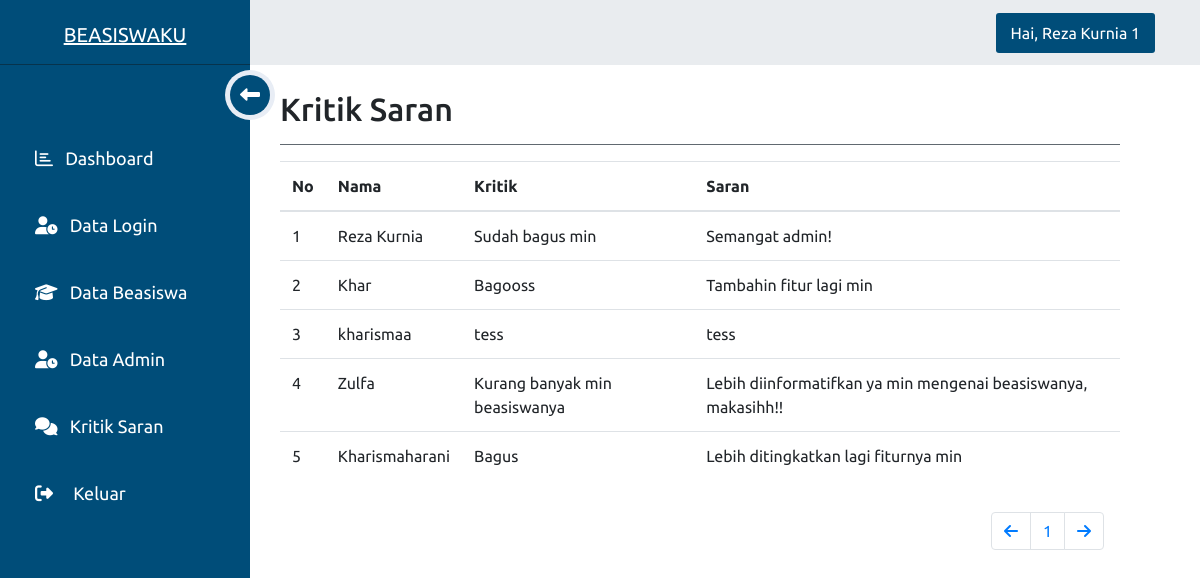
Screenshot of /Dashboard/kritiksaran.php (signed in) with the database file from the repository.
### tables this page shows
CREATE TABLE `user` (
  `id` int(11) NOT NULL,
  `nama` varchar(100) NOT NULL,
  `username` varchar(100) NOT NULL,
  `password` varchar(100) NOT NULL,
  `email` varchar(50) NOT NULL,
  `nim` text NOT NULL,
  `hakakses` varchar(100) NOT NULL,
  `foto` varchar(5000) NOT NULL
);

CREATE TABLE `kritiksaran` (
  `id` int(11) NOT NULL,
  `nama` varchar(100) NOT NULL,
  `kritik` text NOT NULL,
  `saran` text NOT NULL,
  `rating` varchar(10) NOT NULL
);

### Dashboard/kritiksaran.php (the view, shortened to what this page needs)
<?php
include('koneksi.php');
?>
<!DOCTYPE html>
<html lang="en">
<head>
	<link rel="stylesheet" href="asset/css/style.css">
	<link rel="stylesheet" href="https://cdn.jsdelivr.net/npm/bootstrap@4.5.3/dist/css/bootstrap.min.css">
</head>
<body>
	<div class="wrapper">
		<div class="top_navbar">
			<div class="logo">
				<a href="#">BEASISWAKU</a>
			</div>
			<div class="top_menu">
				<div class="right_info">
					<?php
					$tampilPeg    = mysqli_query($koneksi, "SELECT * FROM user WHERE username='$_SESSION[username]'");
					$peg    = mysqli_fetch_array($tampilPeg);
					?>
					<div class="icon_wrap">
						<div class="icon">
							<a>Hai, <?= $peg['nama'] ?></a>
						</div>
					</div>
				</div>
			</div>
		</div>
		<div class="main_body">
			<div class="sidebar_menu">
				<div class="inner__sidebar_menu">
					<ul>
						<li>
							<a href="wp-admin.php">
								<span class="icon"><i class="far fa-chart-bar"></i></span>
								<span class="list">Dashboard</span>
							</a>
						</li>
						<li>
							<a href="datalogin.php">
								<span class="icon"><i class="fas fa-user-clock"></i></span>
								<span class="list">Data Login</span>
							</a>
						</li>
						<li>
							<a href="databeasiswa.php">
								<span class="icon"><i class="fas fa-graduation-cap"></i></span>
								<span class="list">Data Beasiswa</span>
							</a>
						</li>
						<li>
							<a href="dataadmin.php">
								<span class="icon"><i class="fas fa-user-clock"></i></span>
								<span class="list">Data Admin</span>
							</a>
						</li>
						<li>
							<a href="kritiksaran.php">
								<span class="icon"><i class="fas fa-comments"></i></span>
								<span class="list">Kritik Saran</span>
							</a>
						</li>
						<li>
							<a href="../logout.php">
								<span class="icon"><i class="fas fa-sign-out-alt mr-2"></i></span>
								<span class="list">Keluar</span>
							</a>
						</li>
					</ul>
					<div class="hamburger">
						<div class="inner_hamburger">
							<span class="arrow">
								<i class="fas fa-long-arrow-alt-left"></i>
							</span>
						</div>
					</div>
				</div>
			</div>
			<div class="container">
				<div class="col-md-12">
					<h2>
						Kritik Saran
					</h2>
					<hr class=bg-secondary>
					<table class="table">
						<thead>
							<tr>
								<th>No</th>
								<th>Nama</th>
								<th>Kritik</th>
								<th>Saran</th>
							</tr>
						</thead>
						<tbody>
							<?php
							include('koneksi.php');
							$batas = 5;
							$halaman = isset($_GET['hal']) ? (int)$_GET['hal'] : 1;
							$halaman_awal = ($halaman > 1) ? ($halaman * $batas) - $batas : 0;
							$previous = $halaman - 1;
							$next = $halaman + 1;
							$data = mysqli_query($koneksi, "select * from beasiswa");
							$jumlah_data = mysqli_num_rows($data);
							$total_halaman = ceil($jumlah_data / $batas);
							$query = "SELECT * FROM kritiksaran ORDER BY id DESC limit $halaman_awal, $batas";
							$result = mysqli_query($koneksi, $query);
							$no = 1;
							while ($row = mysqli_fetch_assoc($result)) {
							?>
								<tr>
									<td><?php echo $no; ?></td>
									<td><?php echo $row['nama']; ?></td>
									<td><?php echo $row['kritik']; ?></td>
									<td><?php echo $row['saran']; ?></td>
								</tr>
							<?php
								$no++;
							}
							?>
						</tbody>
					</table>
					<nav aria-label="...">
						<ul class="pagination justify-content-end p-3">
							<li class="page-item">
								<a class="page-link" <?php if ($halaman > 1) {
															echo "href='?hal=$previous'";
														} ?>><i class="fas fa-arrow-left"></i></a>
							</li>
							<?php
							for ($x = 1; $x <= $total_halaman; $x++) {
							?>
								<li class="page-item"><a class="page-link" href="?hal=<?php echo $x ?>"><?php echo $x; ?></a></li>
							<?php
							}
							?>
							<li class="page-item">
								<a class="page-link" <?php if ($halaman < $total_halaman) {
															echo "href='?hal=$next'";
														} ?>><i class="fas fa-arrow-right"></i></a>
							</li>
						</ul>
					</nav>
				</div>
			</div>
		</div>
	</div>
</body>
</html>

### Dashboard/asset/css/style.css (style rules this page uses)
* { margin: 0; padding: 0; list-style: none; font-family: 'Ubuntu', sans-serif; box-sizing: border-box; text-decoration: none; }
body { background: #e8edf5; width: 100%; height: 100%; }
.wrapper .top_navbar { width: 100%; height: 65px; display: flex; position: fixed; top: 0; }
.wrapper .top_navbar .logo { width: 250px; height: 100%; background: #004d79; border-bottom: 1px solid #07334c; }
.wrapper .top_navbar .logo a { display: block; text-align: center; font-size: 20px; color: #fff; padding: 20px 0; }
.wrapper .top_navbar .top_menu { width: calc(100% - 250px); height: 100%; background: #e9ecef; z-index: 1; padding: 0 40px; display: flex; justify-content: space-between; align-items: center; }
.wrapper .top_navbar .right_info { display: flex; }
.wrapper .top_navbar .right_info .icon_wrap { padding: 8px 15px; border-radius: 3px; background: #004d79; color: #fff; margin: 0 5px; cursor: pointer; }
.main_body .sidebar_menu { position: fixed; top: 65px; left: 0; background: #004d79; width: 250px; height: 100%; transition: all 0.3s linear; }
.main_body .sidebar_menu .inner__sidebar_menu { position: relative; padding-top: 60px; }
.main_body .sidebar_menu ul li a { color: #fff; font-size: 18px; padding: 20px 35px; display: block; white-space: nowrap; }
.main_body .sidebar_menu ul li a .icon { margin-right: 8px; }
.main_body .sidebar_menu ul li a span { display: inline-block; }
.main_body .sidebar_menu .hamburger { position: absolute; top: 5px; right: -25px; width: 50px; height: 50px; background: #e8edf5; border-radius: 50%; cursor: pointer; }
.main_body .sidebar_menu .inner_hamburger, .main_body .sidebar_menu .hamburger .arrow { position: absolute; top: 50%; left: 50%; transform: translate(-50%,-50%); }
.main_body .sidebar_menu .inner_hamburger { width: 40px; border-radius: 50%; height: 40px; background: #004d79; }
.main_body .sidebar_menu .hamburger .arrow { color: #fff; font-size: 20px; }
.main_body .container { width: calc(100% - 250px); margin-top: 65px; margin-left: 225px; padding: 25px 40px; transition: all 0.3s linear; }

### rows the page displays
user: nama "Reza Kurnia 1"
kritiksaran: nama "Reza Kurnia", kritik "Sudah bagus min", saran "Semangat admin!"
kritiksaran: nama "Khar", kritik "Bagooss", saran "Tambahin fitur lagi min"
kritiksaran: nama "kharismaa", kritik "tess", saran "tess"
kritiksaran: nama "Zulfa", kritik "Kurang banyak min beasiswanya", saran "Lebih diinformatifkan ya min mengenai beasiswanya, makasihh!!"
kritiksaran: nama "Kharismaharani", kritik "Bagus", saran "Lebih ditingkatkan lagi fiturnya min"
